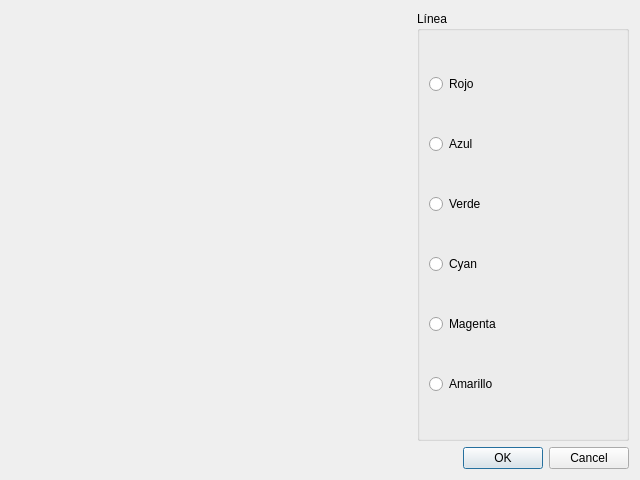
<?xml version="1.0" encoding="UTF-8"?>
<ui version="4.0">
 <class>Dialog</class>
 <widget class="QDialog" name="Dialog">
  <property name="geometry">
   <rect>
    <x>0</x>
    <y>0</y>
    <width>640</width>
    <height>480</height>
   </rect>
  </property>
  <property name="windowTitle">
   <string>Dialog</string>
  </property>
  <layout class="QGridLayout" name="gridLayout">
   <item row="0" column="0">
    <widget class="QVTKWidget" name="imageWidget" native="true">
     <property name="minimumSize">
      <size>
       <width>400</width>
       <height>400</height>
      </size>
     </property>
    </widget>
   </item>
   <item row="0" column="1">
    <widget class="QGroupBox" name="linesGroupBox">
     <property name="title">
      <string>Línea</string>
     </property>
     <layout class="QVBoxLayout" name="verticalLayout">
      <item>
       <widget class="QRadioButton" name="redRadioButton">
        <property name="text">
         <string>Rojo</string>
        </property>
       </widget>
      </item>
      <item>
       <widget class="QRadioButton" name="blueRadioButton">
        <property name="text">
         <string>Azul</string>
        </property>
       </widget>
      </item>
      <item>
       <widget class="QRadioButton" name="greenRadioButton">
        <property name="text">
         <string>Verde</string>
        </property>
       </widget>
      </item>
      <item>
       <widget class="QRadioButton" name="cyanRadioButton">
        <property name="text">
         <string>Cyan</string>
        </property>
       </widget>
      </item>
      <item>
       <widget class="QRadioButton" name="magentaRadioButton">
        <property name="text">
         <string>Magenta</string>
        </property>
       </widget>
      </item>
      <item>
       <widget class="QRadioButton" name="yellowRadioButton">
        <property name="text">
         <string>Amarillo</string>
        </property>
       </widget>
      </item>
     </layout>
    </widget>
   </item>
   <item row="1" column="0" colspan="2">
    <widget class="QDialogButtonBox" name="buttonBox">
     <property name="orientation">
      <enum>Qt::Horizontal</enum>
     </property>
     <property name="standardButtons">
      <set>QDialogButtonBox::Cancel|QDialogButtonBox::Ok</set>
     </property>
    </widget>
   </item>
  </layout>
 </widget>
 <customwidgets>
  <customwidget>
   <class>QVTKWidget</class>
   <extends>QWidget</extends>
   <header>QVTKWidget.h</header>
   <container>1</container>
  </customwidget>
 </customwidgets>
 <resources/>
 <connections>
  <connection>
   <sender>buttonBox</sender>
   <signal>accepted()</signal>
   <receiver>Dialog</receiver>
   <slot>accept()</slot>
   <hints>
    <hint type="sourcelabel">
     <x>248</x>
     <y>254</y>
    </hint>
    <hint type="destinationlabel">
     <x>157</x>
     <y>274</y>
    </hint>
   </hints>
  </connection>
  <connection>
   <sender>buttonBox</sender>
   <signal>rejected()</signal>
   <receiver>Dialog</receiver>
   <slot>reject()</slot>
   <hints>
    <hint type="sourcelabel">
     <x>316</x>
     <y>260</y>
    </hint>
    <hint type="destinationlabel">
     <x>286</x>
     <y>274</y>
    </hint>
   </hints>
  </connection>
 </connections>
</ui>
